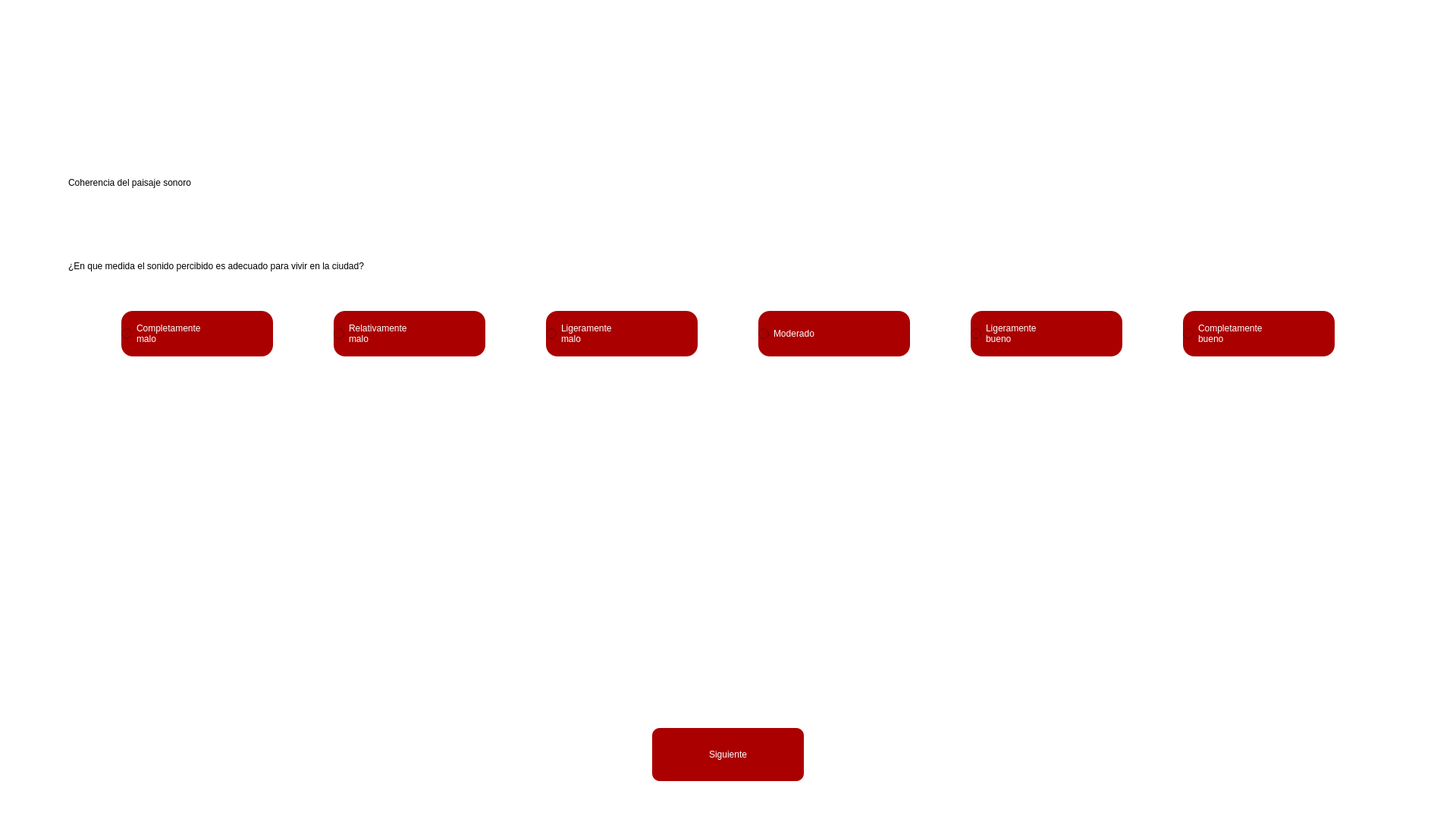
<?xml version="1.0" encoding="UTF-8"?>
<ui version="4.0">
 <class>MainWindow</class>
 <widget class="QMainWindow" name="MainWindow">
  <property name="geometry">
   <rect>
    <x>0</x>
    <y>0</y>
    <width>1920</width>
    <height>1080</height>
   </rect>
  </property>
  <property name="windowTitle">
   <string>MainWindow</string>
  </property>
  <property name="styleSheet">
   <string notr="true">background-color: rgb(255, 255, 255);</string>
  </property>
  <widget class="QWidget" name="centralwidget">
   <widget class="QToolButton" name="toolButton">
    <property name="geometry">
     <rect>
      <x>860</x>
      <y>960</y>
      <width>200</width>
      <height>70</height>
     </rect>
    </property>
    <property name="styleSheet">
     <string notr="true">border-radius: 10px;
color: rgb(255, 255, 255);
font: 75 18pt &quot;MS Shell Dlg 2&quot;;
background-color: rgb(170, 0, 0);</string>
    </property>
    <property name="text">
     <string>Siguiente</string>
    </property>
   </widget>
   <widget class="QLabel" name="label">
    <property name="geometry">
     <rect>
      <x>90</x>
      <y>200</y>
      <width>691</width>
      <height>81</height>
     </rect>
    </property>
    <property name="styleSheet">
     <string notr="true">font: 75 30pt &quot;MS Shell Dlg 2&quot;;</string>
    </property>
    <property name="text">
     <string>Coherencia del paisaje sonoro</string>
    </property>
   </widget>
   <widget class="QLabel" name="label_2">
    <property name="geometry">
     <rect>
      <x>90</x>
      <y>310</y>
      <width>991</width>
      <height>81</height>
     </rect>
    </property>
    <property name="styleSheet">
     <string notr="true">font: 18pt &quot;MS Shell Dlg 2&quot;;</string>
    </property>
    <property name="text">
     <string>¿En que medida el sonido percibido es adecuado para vivir en la ciudad?</string>
    </property>
   </widget>
   <widget class="QRadioButton" name="R111">
    <property name="geometry">
     <rect>
      <x>160</x>
      <y>410</y>
      <width>200</width>
      <height>60</height>
     </rect>
    </property>
    <property name="styleSheet">
     <string notr="true">border-radius: 15px;
text-align:center;
selection-background-color: rgb(255, 255, 255);
color: rgb(255, 255, 255);
font: 75 12pt &quot;MS Shell Dlg 2&quot;;
background-color: rgb(170, 0, 0);
</string>
    </property>
    <property name="text">
     <string>Completamente
malo</string>
    </property>
   </widget>
   <widget class="QRadioButton" name="R222">
    <property name="geometry">
     <rect>
      <x>440</x>
      <y>410</y>
      <width>200</width>
      <height>60</height>
     </rect>
    </property>
    <property name="styleSheet">
     <string notr="true">border-radius: 15px;
text-align:center;
selection-background-color: rgb(255, 255, 255);
color: rgb(255, 255, 255);
font: 75 12pt &quot;MS Shell Dlg 2&quot;;
background-color: rgb(170, 0, 0);
</string>
    </property>
    <property name="text">
     <string>Relativamente
malo</string>
    </property>
   </widget>
   <widget class="QRadioButton" name="R333">
    <property name="geometry">
     <rect>
      <x>720</x>
      <y>410</y>
      <width>200</width>
      <height>60</height>
     </rect>
    </property>
    <property name="styleSheet">
     <string notr="true">border-radius: 15px;
text-align:center;
selection-background-color: rgb(255, 255, 255);
color: rgb(255, 255, 255);
font: 75 12pt &quot;MS Shell Dlg 2&quot;;
background-color: rgb(170, 0, 0);
</string>
    </property>
    <property name="text">
     <string>Ligeramente 
malo</string>
    </property>
   </widget>
   <widget class="QRadioButton" name="R444">
    <property name="geometry">
     <rect>
      <x>1280</x>
      <y>410</y>
      <width>200</width>
      <height>60</height>
     </rect>
    </property>
    <property name="styleSheet">
     <string notr="true">border-radius: 15px;
text-align:center;
selection-background-color: rgb(255, 255, 255);
color: rgb(255, 255, 255);
font: 75 12pt &quot;MS Shell Dlg 2&quot;;
background-color: rgb(170, 0, 0);
</string>
    </property>
    <property name="text">
     <string>Ligeramente
bueno</string>
    </property>
   </widget>
   <widget class="QRadioButton" name="R555">
    <property name="geometry">
     <rect>
      <x>1000</x>
      <y>410</y>
      <width>200</width>
      <height>60</height>
     </rect>
    </property>
    <property name="styleSheet">
     <string notr="true">border-radius: 15px;
text-align:center;
selection-background-color: rgb(255, 255, 255);
color: rgb(255, 255, 255);
font: 75 12pt &quot;MS Shell Dlg 2&quot;;
background-color: rgb(170, 0, 0);
</string>
    </property>
    <property name="text">
     <string>Moderado</string>
    </property>
   </widget>
   <widget class="QRadioButton" name="R666">
    <property name="geometry">
     <rect>
      <x>1560</x>
      <y>410</y>
      <width>200</width>
      <height>60</height>
     </rect>
    </property>
    <property name="styleSheet">
     <string notr="true">border-radius: 15px;
text-align:center;
selection-background-color: rgb(255, 255, 255);
color: rgb(255, 255, 255);
font: 75 12pt &quot;MS Shell Dlg 2&quot;;
background-color: rgb(170, 0, 0);
</string>
    </property>
    <property name="text">
     <string>Completamente
bueno</string>
    </property>
   </widget>
  </widget>
  <widget class="QStatusBar" name="statusbar"/>
 </widget>
 <resources/>
 <connections/>
</ui>
